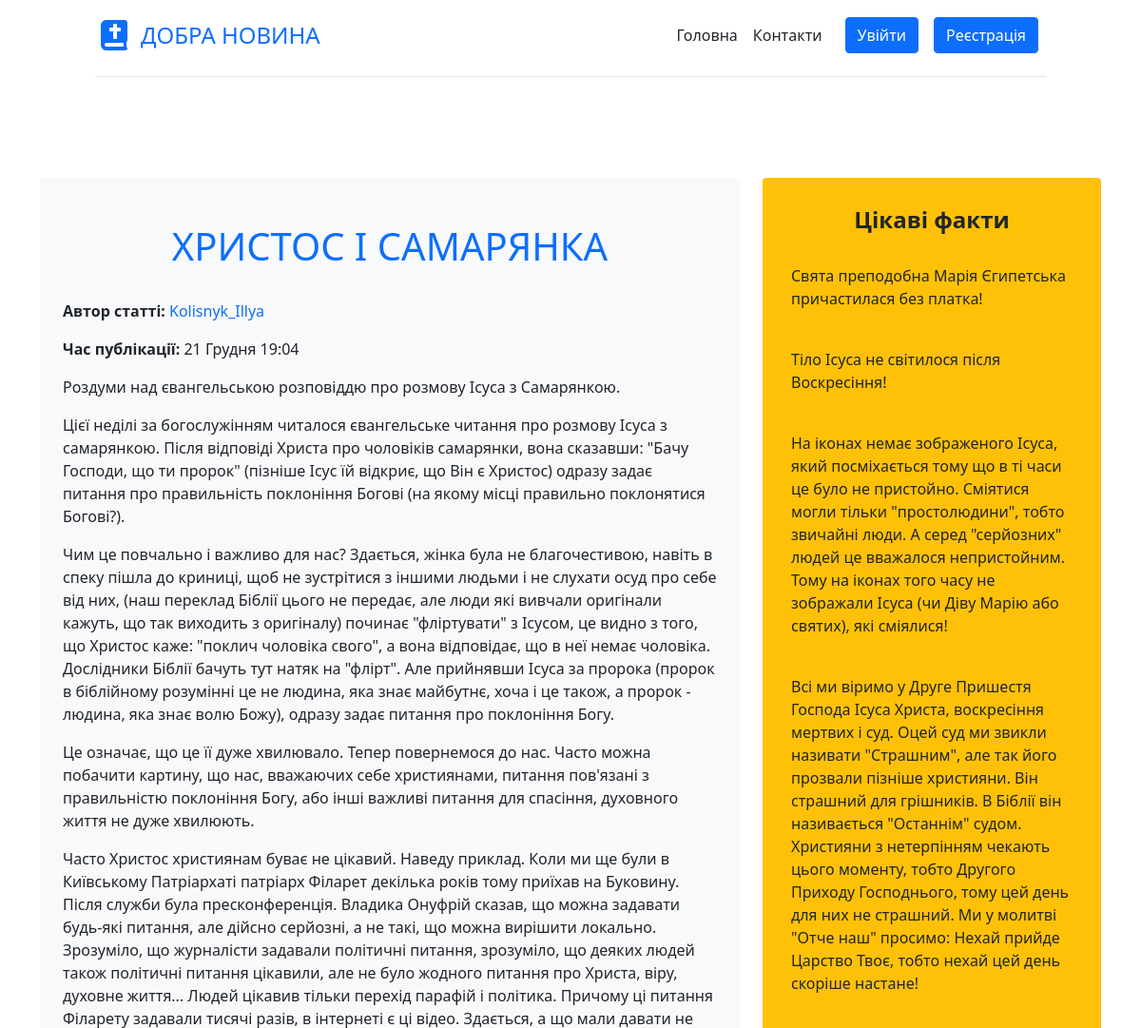
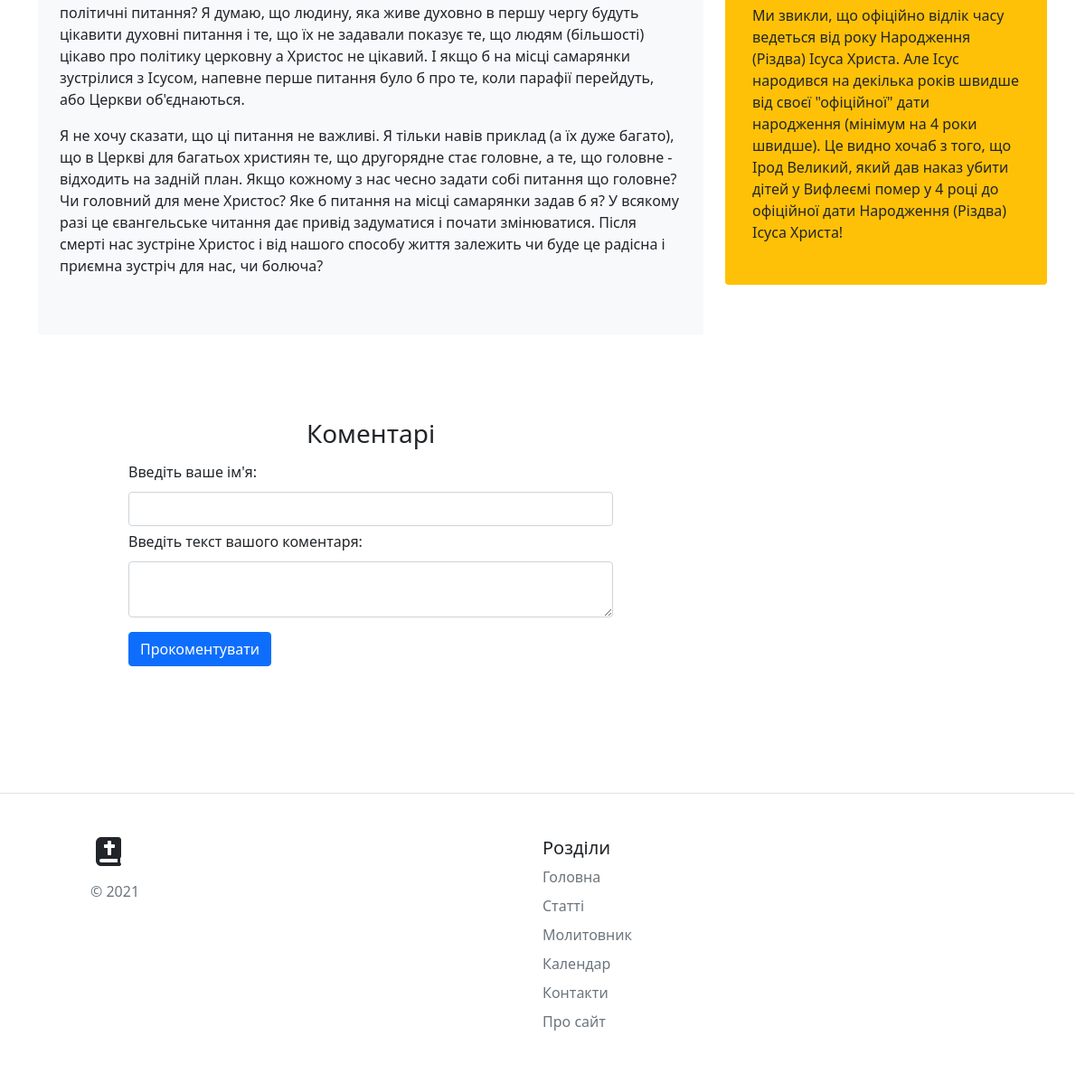
Page /news.php?id=1 on the committed database (2 pictures, top to bottom).
### tables this page shows
CREATE TABLE `articles` (
  `id` int UNSIGNED NOT NULL,
  `title` varchar(255) NOT NULL,
  `intro` text NOT NULL,
  `text` text NOT NULL,
  `date` int UNSIGNED NOT NULL,
  `avtor` varchar(20) NOT NULL
);

### news.php (the view, shortened to what this page needs)
<!DOCTYPE html>
<html lang="ua">
<head>
    <?php
    require_once 'mysql_connect.php';
    $id = $_GET['id'];
    $sql = "SELECT * FROM `articles` WHERE `id` = :id";
    $query = $pdo->prepare($sql);
    $query->execute(['id' => $id]);
    $article = $query->fetch(PDO::FETCH_OBJ);
    require 'blocks/head.php';
    ?>
</head>
<body>
<?php require 'blocks/header.php'; ?>
<main class="container mt-5">
    <div class="row">
        <div class="col-md-8 core_site">
            <div class="container-fluid py-5 bg-light">
                <h1><?=$article->title?></h1><br>
                <p><b>Автор статті:</b> <span><?=$article->avtor?></p></span>
                <p><?php
                    $date = date('d ', $article->date);
                    $mounth = ["Січня", "Лютого", "Березня", "Квітня", "Травня", "Червня", "Липня", "Серпня", "Вересня", "Жовтня", "Листопада", "Грудня"];
                    $date .= $mounth[date('n', $article->date) - 1];
                    $date .= date(' H:i', $article->date);
                    echo '<b>Час публікації:</b> '.$date;
                ?></p>
                <p><?=$article->intro?></p>
                <p><?=$article->text?></p>
            </div>
            <form action="news.php?id=<?=$_GET['id']?>" method="post" id="commentForm">
                <h3 class="mt-2">Коментарі</h3>
                <label for="username">Введіть ваше ім'я:</label>
                <input type="text" name="username" id="username" class="form-control" value="<?php
                if (isset($_COOKIE['login']))
                    echo $_COOKIE['login'];
                ?>">
                <label for="message">Введіть текст вашого коментаря:</label>
                <textarea name="message" id="message" class="form-control"></textarea>
                <button type="submit" class="btn btn-primary mt-3" id="add_comment">Прокоментувати</button>
            </form>
        </div>
        <?php require 'blocks/aside.php'; ?>
</main>
<?php require 'blocks/footer.php'; ?>
</body>
</html>

### css/style.css (style rules this page uses)
main { margin-left: 0; margin-right: 0; }
label { margin-top: 5px; }
form { padding: 30px 100px 40px; }
.core_site { margin-bottom: 100px; }

### news.php (style rules this page uses)
h1, h3, h4 { text-align: center; }
h1 { color: #0d6efd; }
.container-fluid span { color: #0d6efd; }
label { margin-bottom: 10px; }
form { margin-top: 55px; }

### rows in the picture
articles: title "ХРИСТОС І САМАРЯНКА", avtor "Kolisnyk_Illya", date "21 Грудня 19:04", intro "Роздуми над євангельською розповіддю про розмову Ісуса з Самарянкою.", text "Цієї неділі за богослужінням читалося євангельське читання про розмову Ісуса з самарянкою. Після відповіді Христа про чоловіків самарянки, вона сказавши: \"Бачу Господи, що ти пророк\" (пізніше Ісус їй відкриє, що Він є Христос) одразу задає питання про правильність поклоніння Богові (на якому місці правильно поклонятися Богові?). Чим це повчально і важливо для нас? Здається, жінка була не благочестивою, навіть в спеку пішла до криниці, щоб не зустрітися з іншими людьми і не слухати осуд про себе від них, (наш переклад Біблії цього не передає, але люди які вивчали оригінали кажуть, що так виходить з оригіналу) починає \"фліртувати\" з Ісусом, це видно з того, що Христос каже: \"поклич чоловіка…"
